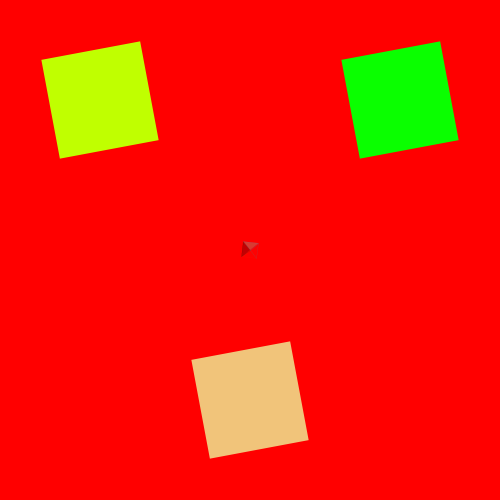
Frame 1 (no input)
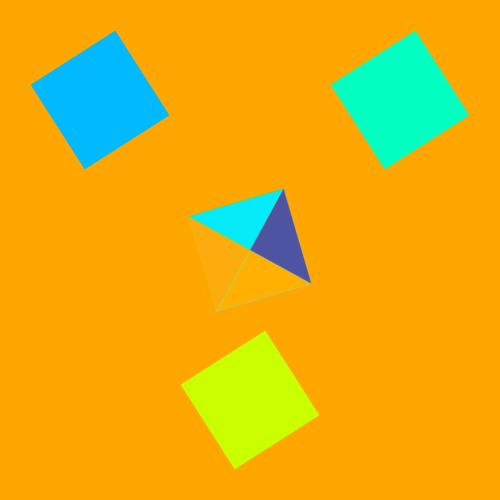
Frame 60 (the mouse pressed at the canvas centre just before this capture)
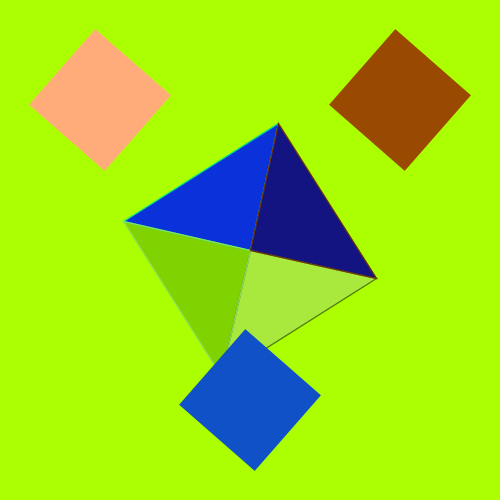
Frame 120 (the mouse held since frame 60 and released just before this capture)

The Processing sketch that drew these frames (run headless with seeded random() and noise(); from frame 60 on, the mouse is pressed at the canvas centre):

// Processing sketch: processing_130194
// ── processing_130194.pde

float rad = radians(45);
float s = 0.1;
float timer = 0.0;
float sspeed = .01;
float timedChange= 20.0;

void setup()
{
  size(500, 500);
  colorMode(HSB, 360, 100, 100);
  frameRate(30);
  
}

void draw()
{
  
  background(timer * timedChange, 100, 100, 255);
  
  timer = timer + (1.0 / 30.0);
  rad = rad + 0.1;
  s = s + sspeed;
  println(timer);
  
  pushMatrix();
  
  translate(width/2, height/2);
  rotate(rad);
  scale(s);
  
  if (s > 5)
  {
    sspeed = -.01;
  }
  else if (s <= 0)
  {
    sspeed = .01;
    timer = 0;
  }
  
  
   fill(random(255), random(255), random(255), random(255));
   stroke(random(255), random(255), random(255), random(255));
   triangle(0, 0, 0, -100, -100, 0);
   
   fill(random(255), random(255), random(255), random(255));
   stroke(random(255), random(255), random(255), random(255));
   triangle(0, 0, 0, 100, 100, 0);
   
   fill(random(255), random(255), random(255), random(255));
   stroke(random(255), random(255), random(255), random(255));
   triangle(0, 0, 0, 100, -100, 0);
   
   fill(random(255), random(255), random(255), random(255));
   stroke(random(255), random(255), random(255), random(255));
   triangle(0, 0, 0, -100, 100, 0);
  
  popMatrix();
  
  pushMatrix();
  
  translate(100, 100);
  rotate(rad + .5);
  scale(2 + sspeed);
  rectMode(CENTER);
  fill(random(255), random(255), random(255));
  noStroke();
  if (timer >= 0 && timer <= 10.0)
  {
    rect(0, 0, 50, 50);
  }
  else if (timer >= 10.0 && timer <= 26.0)
  {
    ellipse(0, 0, 50, 50);
  }
  else if (timer >= 26.0)
  {
    rect(0, 0, 50, 50);
  }
  
  popMatrix();
  
  pushMatrix();
  
  translate(400, 100);
  rotate(rad + .5);
  scale(2 + sspeed);
  rectMode(CENTER);
  fill(random(255), random(255), random(255));
  noStroke();
  if (timer >= 0 && timer <= 10.0)
  {
    rect(0, 0, 50, 50);
  }
  else if (timer >= 10.0 && timer <= 26.0)
  {
    ellipse(0, 0, 50, 50);
  }
  else if (timer >= 26.0)
  {
    rect(0, 0, 50, 50);
  }
  
  popMatrix();
  
  pushMatrix();
  
  translate(250, 400);
  rotate(rad + .5);
  scale(2 + sspeed);
  rectMode(CENTER);
  fill(random(255), random(255), random(255));
  noStroke();
  if (timer >= 0 && timer <= 10.0)
  {
    rect(0, 0, 50, 50);
  }
  else if (timer >= 10.0 && timer <= 26.0)
  {
    ellipse(0, 0, 50, 50);
  }
  else if (timer >= 26.0)
  {
    rect(0, 0, 50, 50);
  }
  
  popMatrix();
  
  if (timer >= 10.0)
  {
    translate(width/2, height/2);
    scale(s);
    fill(random(255), random(255), random(255), random(255));
    stroke(0);
    ellipse(0, 0, 100, 100);
  }
    
  
}
